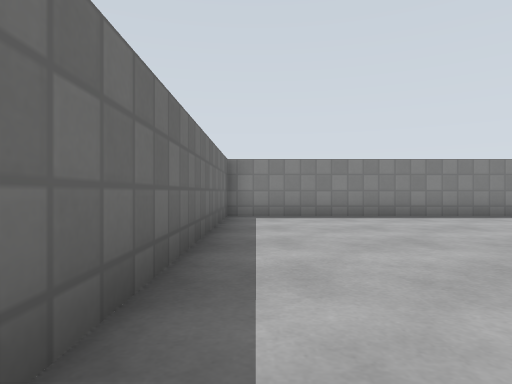
View 1 (above)

16 first-person views from a walk through a Gazebo world. The camera is 0.61 m above the floor, looks level and sees 75° across. The floor is counted in squares, 1 m on a side. Each view is taken from the middle of a square. On the plan, view 1 faces up. The plan holds only what a view shows up to about 10 squares ahead; the rest is blank. Simple patterns stand in for the simulator's built-in surfaces.

View 2
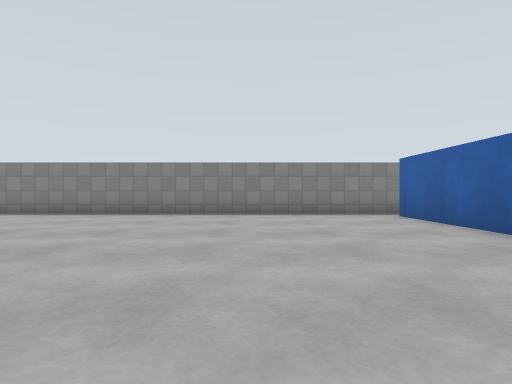

View 3
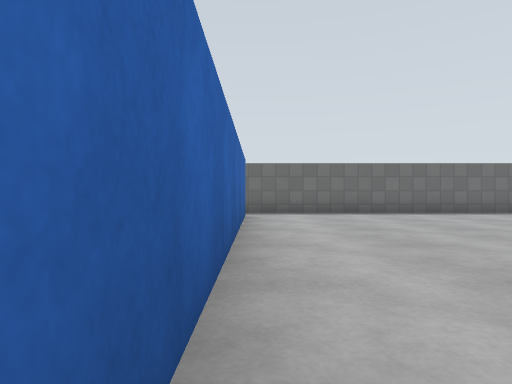

View 4
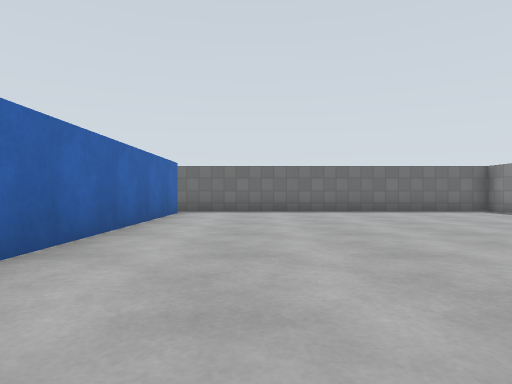

View 5
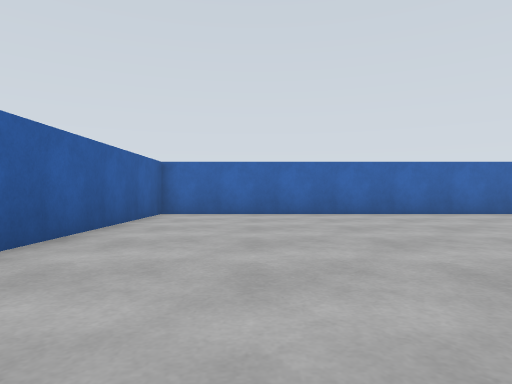

View 6
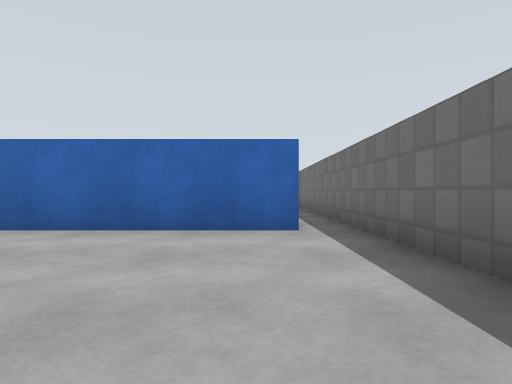

View 7
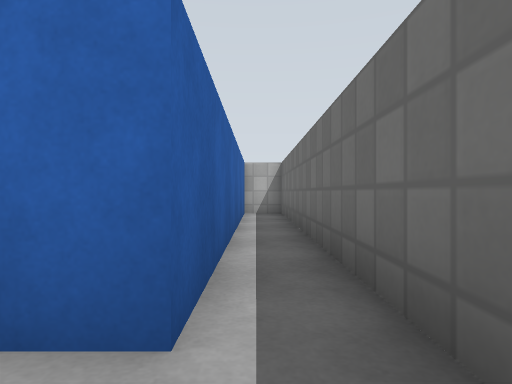

View 8
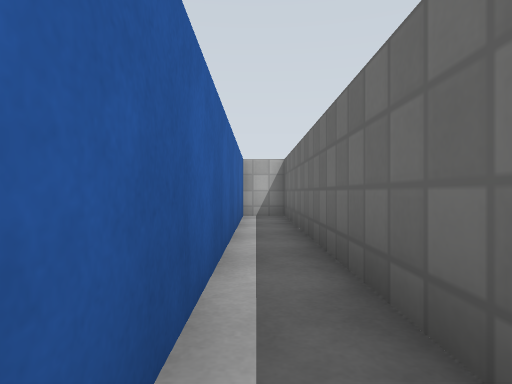

View 9
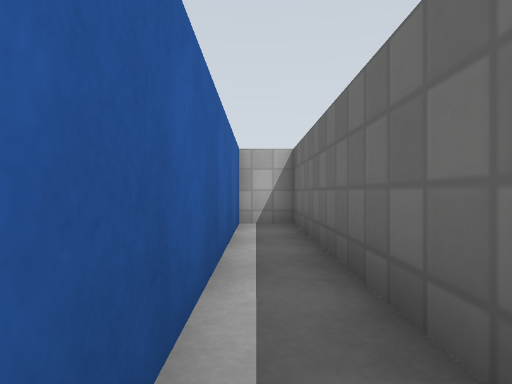

View 10
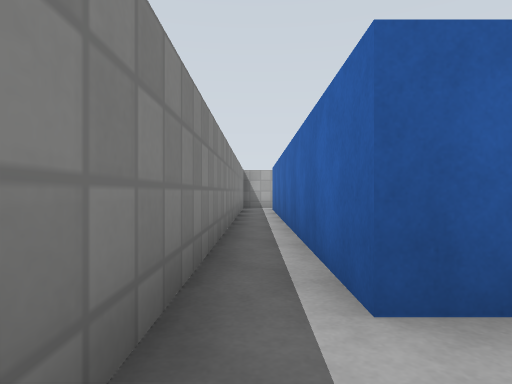

View 11
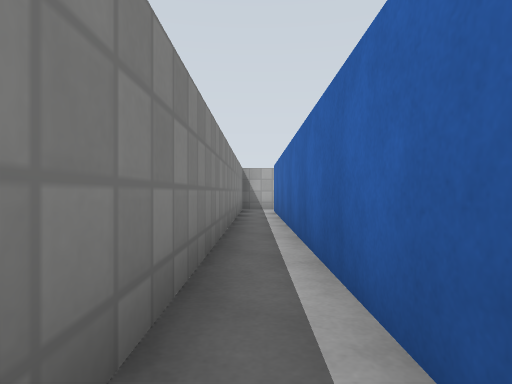

View 12
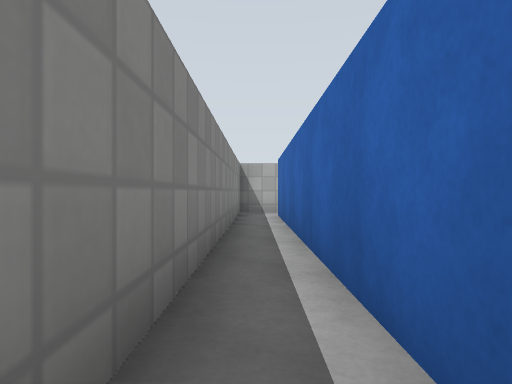

View 13
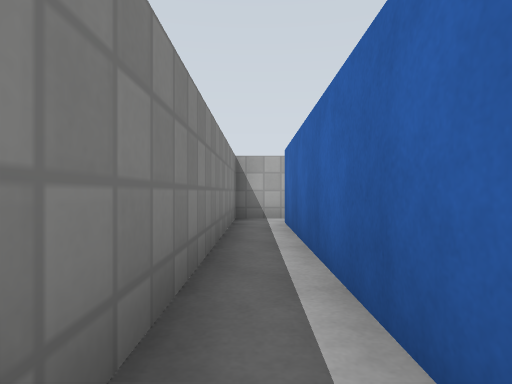

View 14
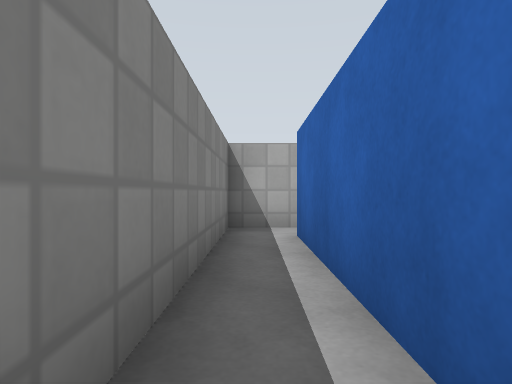

View 15
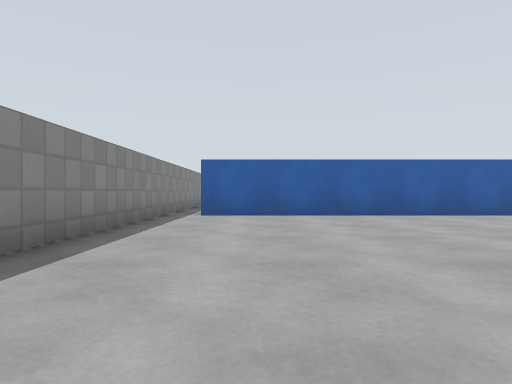

View 16
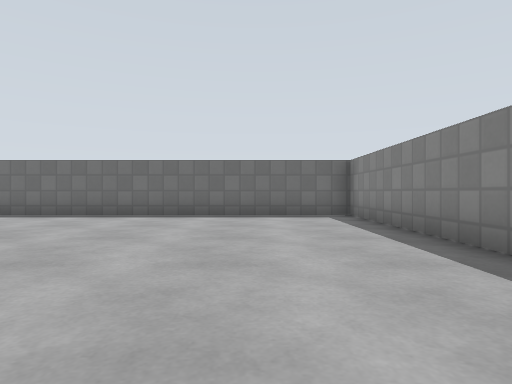

### Floor plan
Points are (right, up) in squares from view 1. A wall is a line through its corners. A room is listed if a view was taken in it or the views show most of it. See-through windows are left out.
Room 1 (views 1, 2, 3, 4, 5, 6, 7, 8, 9, 10, 11, 15, 16)
walls: (12.5, 8.5) (-0.7, 8.5) (-0.7, -9.5) (0.3, -9.5) (0.3, -1.3) (12.6, -1.3) (12.6, 7.4)
ways out: opening at (12, 8) to room 2
Room 2 (views 12, 13, 14)
walls: (12.6, 7.4) (22.8, 7.4); (23.7, 7.2) (23.7, 8.5) (12.5, 8.5)
ways out: opening at (12, 8) to room 1

Where each view was taken, in squares from view 1:
view 1: 0 up, 0 right, facing up
view 2: 1 down, 9 right, facing up
view 3: 1 down, 9 right, facing left
view 4: 1 up, 10 right, facing left
view 5: 8 up, 10 right, facing down
view 6: 4 up, 1 right, facing down
view 7: 0 up, 0 right, facing down
view 8: 1 down, 0 right, facing down
view 9: 3 down, 0 right, facing down
view 10: 8 up, 11 right, facing right
view 11: 8 up, 12 right, facing right
view 12: 8 up, 14 right, facing right
view 13: 8 up, 16 right, facing right
view 14: 8 up, 18 right, facing right
view 15: 6 up, 4 right, facing right
view 16: 6 up, 8 right, facing left
